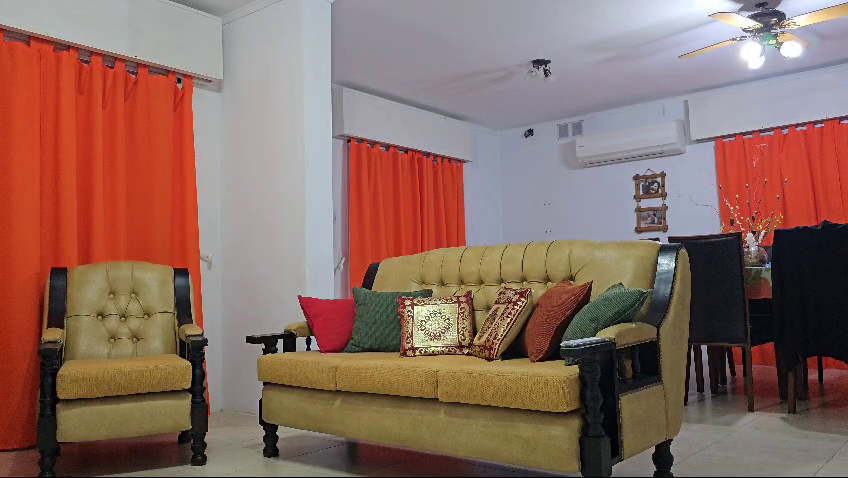
#> input picture frame 24 of fotos/video2.mp4, 848 x 478 px
$ jupyter execute ejercicio_5.ipynb
#> lines starting #> are read from the running program, lines starting #| are printed output that depends on the picture; after the words box and inside, x2 and y2 are one past the last pixel; in counts of white or black regions, pixels touching at a corner belong together
#> further down, prev_frame is the input picture: shape (478, 848, 3); mean B, G, R 98, 107.7, 138.5
# Ejercicio 5

Genere un video en un patio o en un hall de edificio donde en un principio se vea vacío y luego aparezca una persona. Mediante los métodos de motion detection (sin usar deep learning) logre una detección de la persona cuando entra al cuadro suponiendo la utilidad para una cámara de seguridad.
Luego sobre el mismo video aplique los algoritmos de flujo denso y disperso que se mostraron en clase.
Escriba una reflexión sobre los resultados en el formato md dentro del Jupyter Notebook.

[cell 1]
import cv2
import numpy as np

# Función actualizada para realizar diferencia de fotogramas con normalización:
def process_frame_difference(new_image, prev_image, **kwargs):
    # Convertir las imágenes a escala de grises
    new_gray = cv2.cvtColor(new_image, cv2.COLOR_RGB2GRAY)
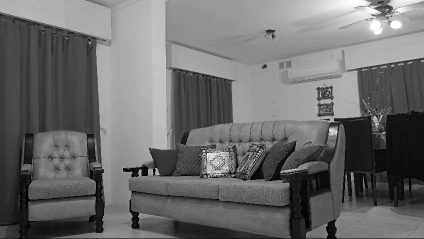
#> new_gray: shape (478, 848) (shown at 1/2 size); min 0, max 255, mean 108.3
    prev_gray = cv2.cvtColor(prev_image, cv2.COLOR_RGB2GRAY)

    # Calcular la diferencia absoluta entre los fotogramas actual y anterior
    frame_diff = cv2.absdiff(new_gray, prev_gray)
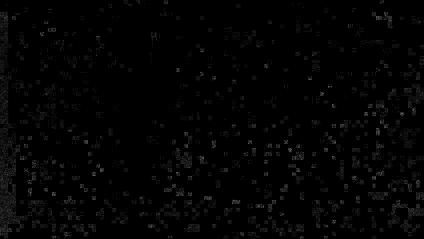
#> frame_diff: shape (478, 848) (shown at 1/2 size); min 0, max 17, mean 0.227; drawn with min black and max white

    # Normalizar la imagen de diferencia
    norm_diff = cv2.normalize(frame_diff, None, 0, 255, cv2.NORM_MINMAX)

    # Umbralizar la imagen para resaltar las diferencias
    _, thresh = cv2.threshold(norm_diff, 30, 255, cv2.THRESH_BINARY)
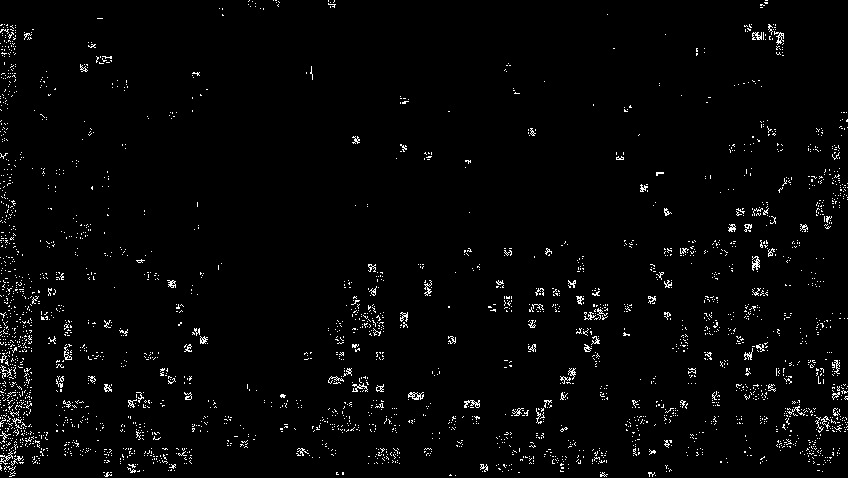
#> thresh: shape (478, 848); 2.4% white in thin lines or dots

    # Convertir la imagen umbralizada a color para mantener la consistencia con el video original
    thresh_color = cv2.cvtColor(thresh, cv2.COLOR_GRAY2RGB)
#> thresh_color: shape (478, 848, 3); 2.4% white in thin lines or dots

    return thresh_color

[cell 2]
video_capture = cv2.VideoCapture('../fotos/video2.mp4')

# Lee el primer fotograma
prev_frame = None
ret, prev_frame = video_capture.read()

# Itera sobre los fotogramas restantes
while True:
    ret, frame = video_capture.read()

    if not ret:
        break

    # Procesa la diferencia entre fotogramas
    processed_frame = process_frame_difference(frame, prev_frame)

    # Muestra el fotograma procesado
    cv2.imshow('Processed Frame', processed_frame)

    # Sale del bucle si se presiona la tecla 'q'
    if cv2.waitKey(25) & 0xFF == ord('q'):
#> (key q is pressed here)
        break

    # Actualiza el fotograma anterior
    prev_frame = frame.copy()

# Libera los recursos y cierra las ventanas
video_capture.release()
cv2.destroyAllWindows()

[cell 3]
# Función para procesar el flujo óptico denso
def process_dense_optical_flow(new_image, prev_image):
    # Convierte la nueva imagen a escala de grises
    gray = cv2.cvtColor(new_image, cv2.COLOR_BGR2GRAY)
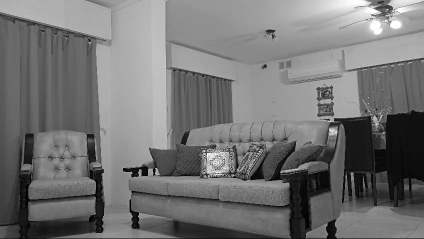
#> gray: shape (478, 848) (shown at 1/2 size); min 0, max 255, mean 115.7

    if not hasattr(process_dense_optical_flow, "init_done"):
        process_dense_optical_flow.prev_gray = cv2.cvtColor(new_image, cv2.COLOR_BGR2GRAY)
        process_dense_optical_flow.mask = np.zeros_like(new_image)
        process_dense_optical_flow.mask[..., 1] = 255
        process_dense_optical_flow.init_done = True

    if process_dense_optical_flow.init_done:
        prev_gray = process_dense_optical_flow.prev_gray
        mask = process_dense_optical_flow.mask

    # Calcula el flujo óptico
    flow = cv2.calcOpticalFlowFarneback(prev_gray, gray, None, 0.5, 3, 15, 3, 5, 1.2, 0)
    # Computa magnitud y ángulo de los vectores 2D
    magnitude, angle = cv2.cartToPolar(flow[..., 0], flow[..., 1])
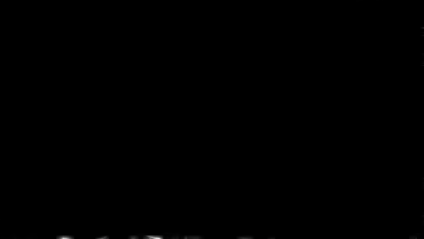
#> magnitude: shape (478, 848) float32 (shown at 1/2 size); min 0, max 1.36, mean 0.000937; drawn with min black and max white
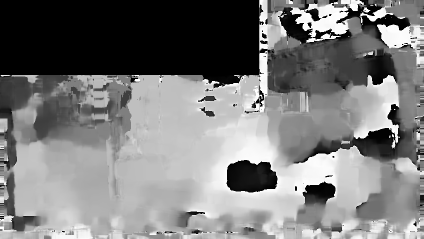
#> angle: shape (478, 848) float32 (shown at 1/2 size); min 0, max 6.28, mean 3.05; drawn with min black and max white
    # Establece el tono de la imagen según la dirección del flujo óptico
    mask[..., 0] = angle * 180 / np.pi / 2
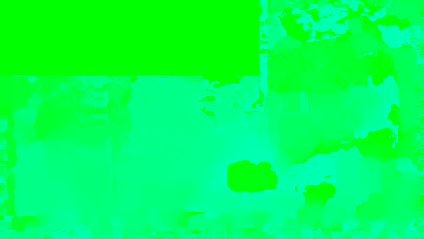
#> mask: shape (478, 848, 3) (shown at 1/2 size); mean of channels 0, 1, 2 87, 255, 0; drawn as B, G, R
    # Establece el valor de la imagen según la magnitud del flujo óptico
    mask[..., 2] = cv2.normalize(magnitude, None, 0, 255, cv2.NORM_MINMAX)
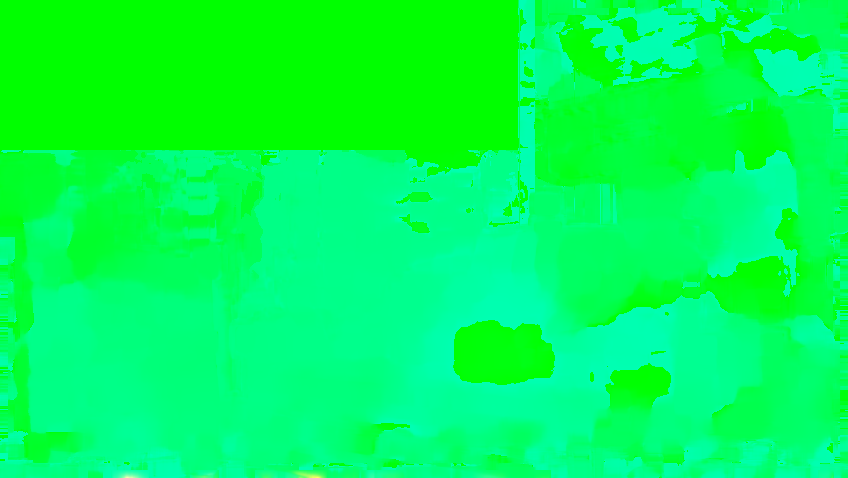
#> mask: shape (478, 848, 3); 0.93% of pixels changed, all inside (x1, y1, x2, y2) = (0, 0, 848, 478); drawn as B, G, R
    # Convierte de HSV a RGB
    rgb = cv2.cvtColor(mask, cv2.COLOR_HSV2BGR)
    # Actualiza la imagen previa a gris
    process_dense_optical_flow.prev_grayprev_gray = gray.copy()
    return rgb

[cell 4]
video_capture = cv2.VideoCapture('../fotos/video2.mp4')

# Lee el primer fotograma
prev_frame = None
ret, prev_frame = video_capture.read()

# Itera sobre los fotogramas restantes
while True:
    ret, frame = video_capture.read()

    if not ret:
        break

    # Procesa la diferencia entre fotogramas
    processed_frame = process_dense_optical_flow(frame, prev_frame)

    # Muestra el fotograma procesado
    cv2.imshow('Processed Frame', processed_frame)

    # Sale del bucle si se presiona la tecla 'q'
    if cv2.waitKey(25) & 0xFF == ord('q'):
#> (key q is pressed here)
        break

    # Actualiza el fotograma anterior
    prev_frame = frame.copy()

# Libera los recursos y cierra las ventanas
video_capture.release()
cv2.destroyAllWindows()

[cell 5]
def process_sparse_optical_flow(new_image, prev_image):
    # Preparamos las imagenes de trabajo
    new_gray = cv2.cvtColor(new_image, cv2.COLOR_BGR2GRAY)
    prev_gray_image = cv2.cvtColor(prev_image, cv2.COLOR_BGR2GRAY)

    # Verificar si ya se han detectado las características de Shi-Tomasi
    if not hasattr(process_sparse_optical_flow, "shi_tomasi_done"):
        # Definir parámetros para la detección de esquinas de Shi-Tomasi
        feature_params = dict(maxCorners=300, qualityLevel=0.2, minDistance=2, blockSize=7)
        # Detectar puntos característicos en la imagen
        process_sparse_optical_flow.prev_points = cv2.goodFeaturesToTrack(new_gray, mask=None, **feature_params)
#> process_sparse_optical_flow.prev_points = 283 rows, first 8: [411, 307], [414, 306], [520, 304], [411, 313], [411, 309], [523, 301], [421, 349], [280, 338]
        # Crear una máscara para dibujar el flujo óptico
        process_sparse_optical_flow.mask = np.zeros_like(new_image)
        # Marcar que se ha completado la detección de Shi-Tomasi
        process_sparse_optical_flow.shi_tomasi_done = True

    # Continuar si se ha completado la detección de Shi-Tomasi
    if process_sparse_optical_flow.shi_tomasi_done:
        prev_points = process_sparse_optical_flow.prev_points
#> prev_points has the same summary as process_sparse_optical_flow.prev_points
        mask = process_sparse_optical_flow.mask

    # Parámetros para el flujo óptico de Lucas-Kanade
    lk_params = dict(winSize=(15, 15), maxLevel=2,
                     criteria=(cv2.TERM_CRITERIA_EPS | cv2.TERM_CRITERIA_COUNT, 10, 0.03))

    # Calcular el flujo óptico de Lucas-Kanade
    new_points, status, error = cv2.calcOpticalFlowPyrLK(prev_gray_image, new_gray, prev_points, None, **lk_params)
#> new_points has the same summary as process_sparse_optical_flow.prev_points; status = 283 values from 1 to 1; error = 283 values, max 1.99 at index 141, min 0 at index 14, mean 0.288
    # Filtrar puntos buenos
    good_old = prev_points[status == 1]
#> good_old = 283 pairs, first value 49 to 792, second value 7 to 475
    good_new = new_points[status == 1]
#> good_new = 283 pairs, first value 49.02 to 792, second value 7 to 475
    color = (0, 255, 0)  # Color para el dibujo
    # Dibujar el movimiento (flujo óptico)
    for i, (new, old) in enumerate(zip(good_new, good_old)):
        a, b = new.astype(int).ravel()
        c, d = old.astype(int).ravel()
        mask = cv2.line(mask, (a, b), (c, d), color, 2)
        new_image = cv2.circle(new_image, (a, b), 3, color, -1)
#> this loop made 283 passes
#> (a, b, c, d) on passes 1 to 3: (411, 307, 411, 307), (414, 305, 414, 306), (519, 303, 520, 304)
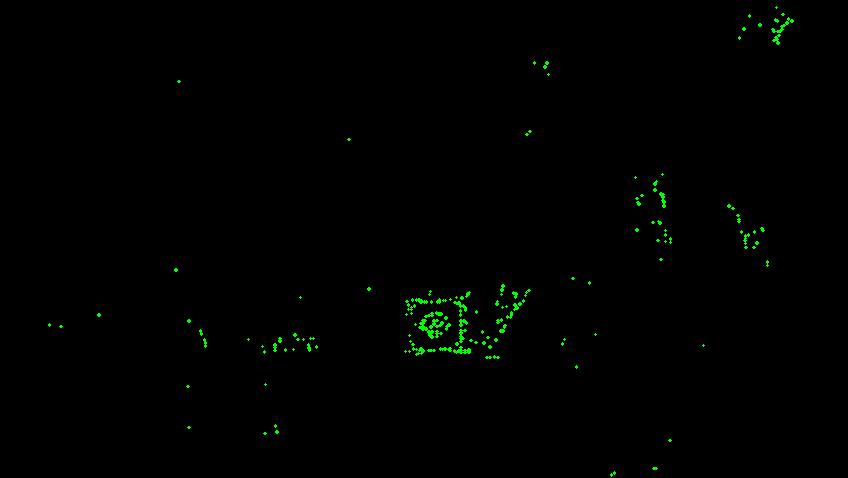
#> mask: shape (478, 848, 3); mean of channels 0, 1, 2 0, 1.4, 0; drawn as B, G, R
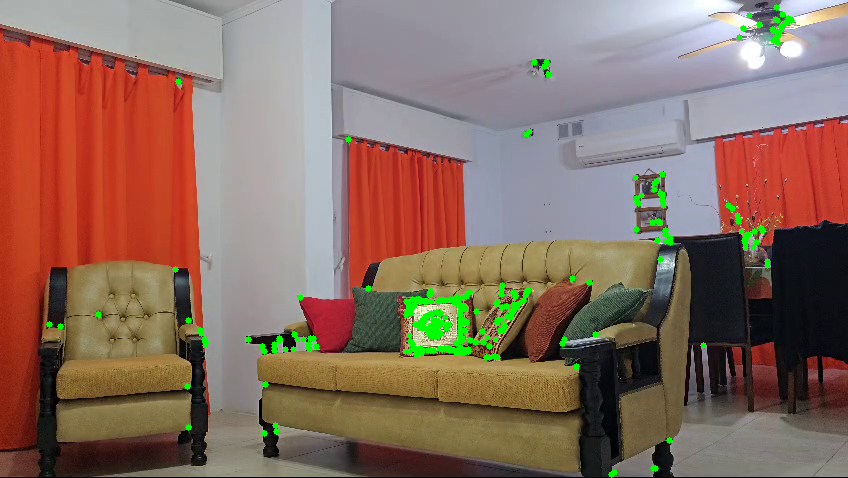
#> new_image: shape (478, 848, 3); mean B, G, R 96.6, 109.9, 136.6

    # Combinar la imagen actual con las líneas de flujo óptico dibujadas
    output = cv2.add(new_image, mask)
    # Actualizar puntos para el siguiente cuadro
    process_sparse_optical_flow.prev_points = good_new.reshape(-1, 1, 2)
    return output

[cell 6]
video_capture = cv2.VideoCapture('../fotos/video2.mp4')

# Lee el primer fotograma
prev_frame = None
ret, prev_frame = video_capture.read()

# Itera sobre los fotogramas restantes
while True:
    ret, frame = video_capture.read()

    if not ret:
        break

    # Procesa la diferencia entre fotogramas
    processed_frame = process_sparse_optical_flow(frame, prev_frame)

    # Muestra el fotograma procesado
    cv2.imshow('Processed Frame', processed_frame)

    # Sale del bucle si se presiona la tecla 'q'
    if cv2.waitKey(25) & 0xFF == ord('q'):
#> (key q is pressed here)

$ run again, starting later in the video
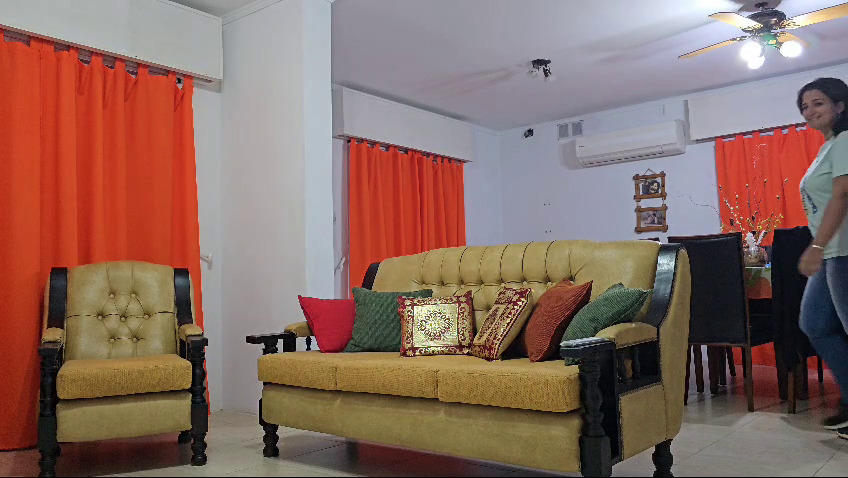
#> input picture frame 112 of fotos/video2.mp4, 848 x 478 px
#> prev_frame is the input picture: shape (478, 848, 3); mean B, G, R 98.7, 107.8, 137.3
#> thresh: shape (478, 848); 1.8% white; 97 white regions (83 under 20 px), largest, box (x1, y1, x2, y2) and area: (779, 127, 848, 360) 4120, (790, 405, 848, 433) 756, (790, 77, 848, 123) 586
#> process_sparse_optical_flow.prev_points = 286 rows, first 8: [520, 304], [523, 301], [411, 307], [411, 312], [421, 349], [410, 309], [418, 353], [280, 338]
#> prev_points has the same summary as process_sparse_optical_flow.prev_points
#> new_points has the same summary as process_sparse_optical_flow.prev_points; status = 286 values from 1 to 1; error = 286 values, max 7.66 at index 234, min 0 at index 22, mean 1.03
#> good_old = 286 pairs, first value 49 to 796, second value 7 to 475
#> good_new = 286 pairs, first value 49.03 to 792, second value 7.02 to 475
#> the loop in process_sparse_optical_flow, `for i, (new, old) in enumerate(zip(good_new, good_old)):` made 286 passes
#> (a, b, c, d) on passes 1 to 3: (520, 304, 520, 304), (523, 301, 523, 301), (411, 307, 411, 307)
#> after the loop in process_sparse_optical_flow, `for i, (new, old) in enumerate(zip(good_new, good_old)):`:
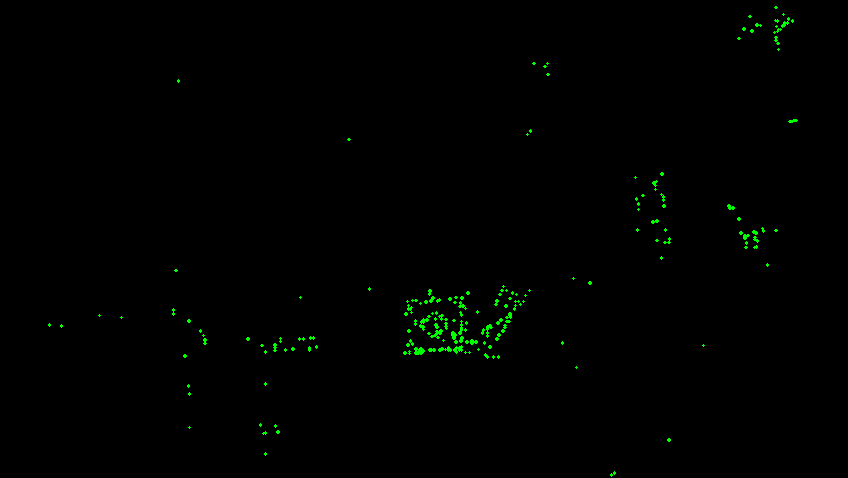
#> mask: shape (478, 848, 3); mean of channels 0, 1, 2 0, 1.4, 0; drawn as B, G, R
#> after the loop in process_sparse_optical_flow, `for i, (new, old) in enumerate(zip(good_new, good_old)):`:
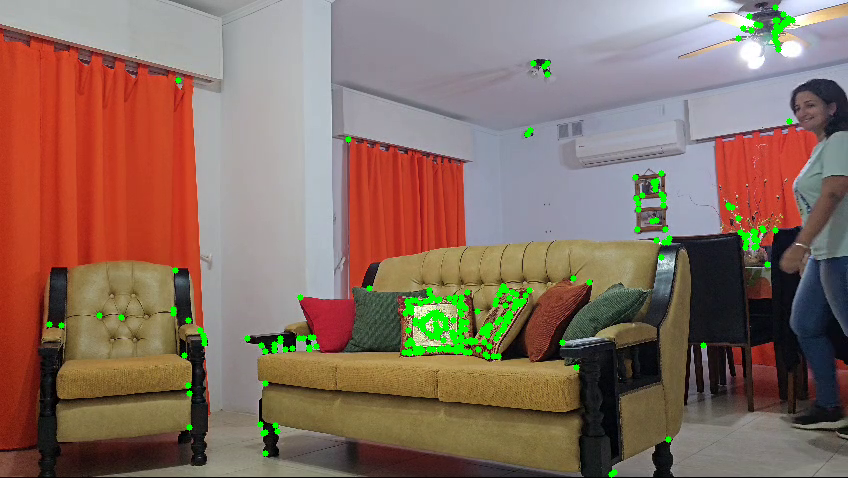
#> new_image: shape (478, 848, 3); mean B, G, R 97.4, 110.3, 135

$ run again, starting later in the video
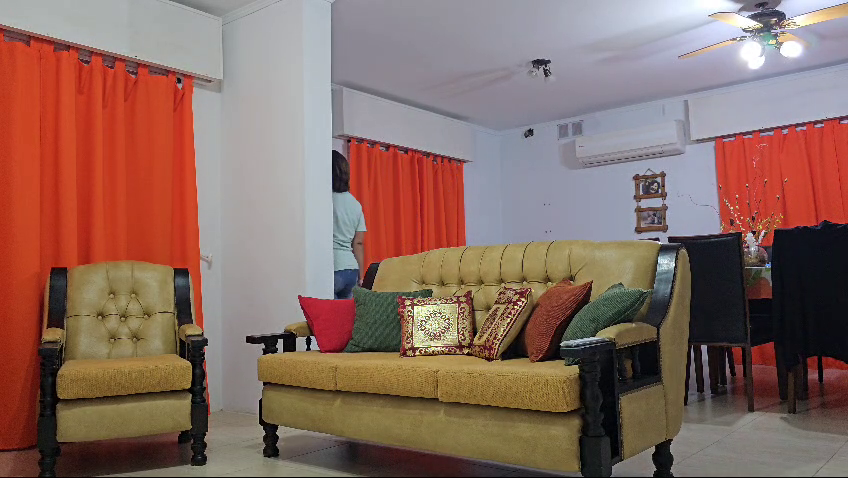
#> input picture frame 199 of fotos/video2.mp4, 848 x 478 px
#> prev_frame is the input picture: shape (478, 848, 3); mean B, G, R 97.9, 107.1, 136.9
#> thresh: shape (478, 848); 0.29% white in thin lines or dots, all inside (x1, y1, x2, y2) = (332, 150, 367, 300)
#> process_sparse_optical_flow.prev_points = 276 rows, first 8: [411, 307], [520, 304], [523, 301], [421, 349], [411, 312], [421, 353], [419, 350], [418, 353]
#> prev_points has the same summary as process_sparse_optical_flow.prev_points
#> new_points has the same summary as process_sparse_optical_flow.prev_points; status = 276 values from 1 to 1; error = 276 values, max 12.49 at index 189, min 0 at index 30, mean 0.81
#> good_old = 276 pairs, first value 49 to 792, second value 7 to 475
#> good_new = 276 pairs, first value 49 to 792, second value 7.01 to 475
#> the loop in process_sparse_optical_flow, `for i, (new, old) in enumerate(zip(good_new, good_old)):` made 276 passes
#> (a, b, c, d) on passes 1 to 3: (410, 307, 411, 307), (520, 303, 520, 304), (523, 301, 523, 301)
#> after the loop in process_sparse_optical_flow, `for i, (new, old) in enumerate(zip(good_new, good_old)):`:
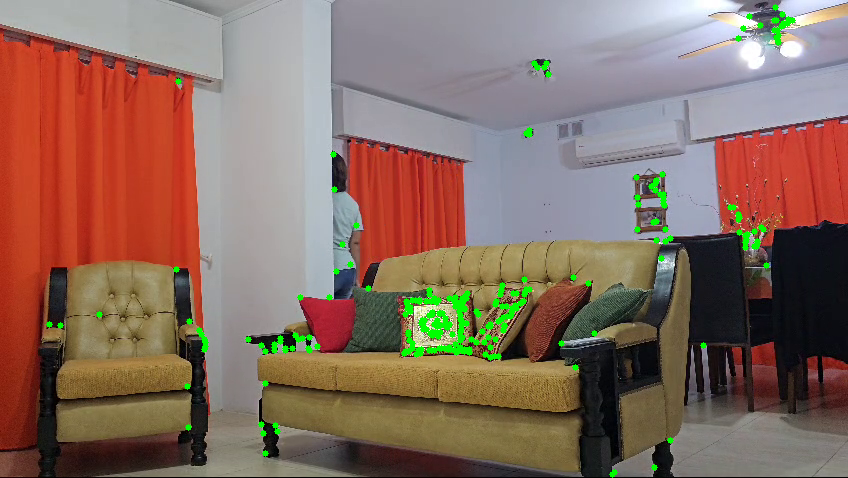
#> new_image: shape (478, 848, 3); mean B, G, R 96.5, 109.4, 135.1
